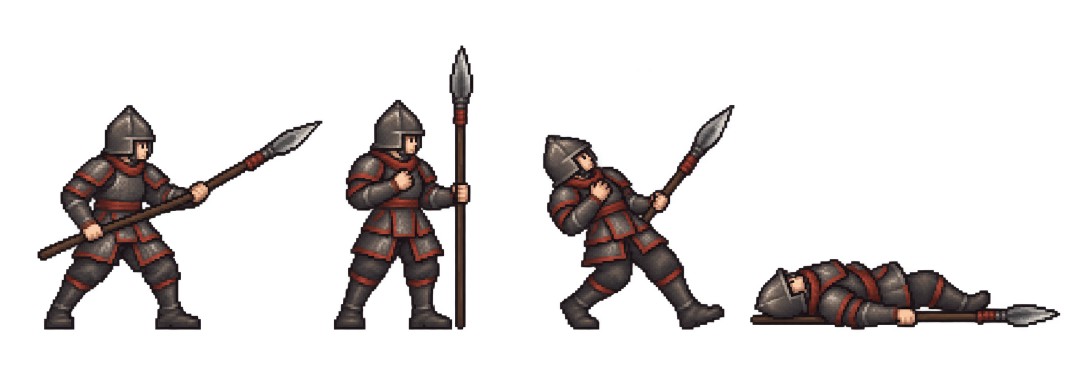
#> input picture art_sources/soldier_battle_20260930/gen/base.png, 2154 x 730 px (shown at 1/2 size); its folder holds 3 pictures in this run
$ python pack.py
#> lines starting #> are read from the running program, lines starting #| are printed output that depends on the picture; after the words box and inside, x2 and y2 are one past the last pixel; in counts of white or black regions, pixels touching at a corner belong together
"""Pack the imagegen soldier pose sources into a hard-pixel battle sheet.

The four figures in each source overlap in X due to long spears, so isolate
connected alpha components instead of slicing four equal vertical columns.
All color reduction is shared across frames before nearest-neighbor 3x export.
"""
from pathlib import Path

import numpy as np
from PIL import Image
from scipy.ndimage import binary_dilation, label, find_objects

ROOT = Path(__file__).resolve().parents[2]
HERE = Path(__file__).resolve().parent
CELL = (136, 90)  # art pixels; vertical spear in kneel/cast poses
ORIGIN = (68, 88)

# Body head-to-foot height in the source, pelvis/body X, ground Y.  The spear
# changes total bounds but must not change the soldier's actual body height.
SPECS = {
    'base': [(210, 450, 275, 659), (190, 468, 778, 659),
             (254, 405, 1233, 659), (None, 450, 1725, 659)],
    'atk':  [(230, 410, 249, 641), (230, 410, 710, 641),
             (245, 400, 1288, 645), (230, 410, 1800, 641)],
    'move': [(205, 432, 326, 637), (230, 407, 764, 637),
             (243, 395, 1368, 638), (285, 342, 1880, 627)],
}


def source_poses(name):
#> called with name = 'base'
    arr = np.asarray(Image.open(HERE / 'gen' / f'{name}.png').convert('RGBA'))
#> arr is the input picture: shape (730, 2154, 4); mean R, G, B, A 14, 10.3, 9.8, 44.1
    opaque = arr[:, :, 3] > 100
#> opaque: shape (730, 2154) bool; 17.5% white; 4 white regions, box (x1, y1, x2, y2) and area: (75, 210, 645, 659) 78031, (668, 91, 947, 659) 75665, (1086, 210, 1469, 659) 68392, (1500, 518, 2120, 659) 53678
    labels, _ = label(opaque)
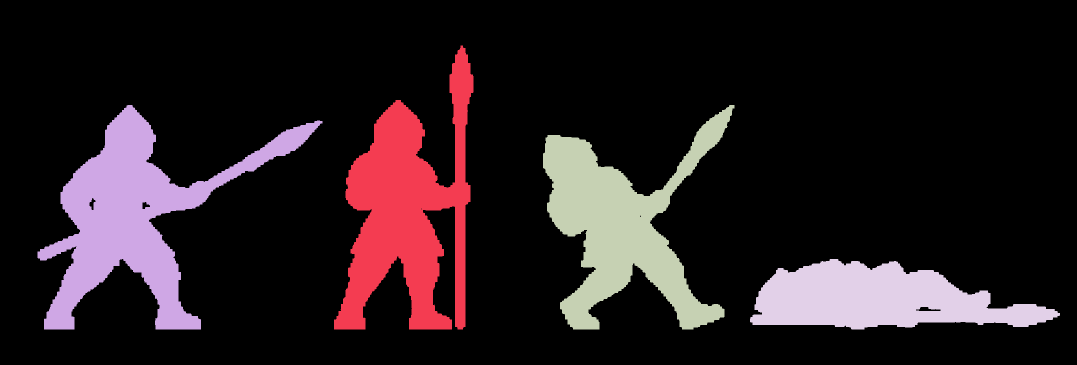
#> labels: shape (730, 2154) int32 (shown at 1/2 size); 5 distinct labels, from 0 to 4; one colour per label, 0 black
    components = []
    for i, sl in enumerate(find_objects(labels), 1):
        if sl is None:
            continue
        area = int((labels[sl] == i).sum())
        if area < 1000:
            continue
        components.append((sl[1].start, i, sl, area))
#> this loop made 4 passes
#> area on passes 1 to 4: 75665, 78031, 68392, 53678
#> after the loop, components = 4 items
    components.sort()
    if len(components) != 4:
        raise ValueError(f'{name}: expected 4 full connected figures, got {components}')
    return arr, labels, components


def art_pose(name, pose_no):
    arr, labels, comps = source_poses(name)
#> comps = 4 items
    _, component_id, (ys, xs), _ = comps[pose_no]
#> component_id = 2
    part = arr[ys, xs].copy()
    part[:, :, 3] = np.where(labels[ys, xs] == component_id, 255, 0).astype('uint8')
    _, body_h, body_x, ground_y = SPECS[name][pose_no]
    # Existing bandit/monk idle bodies are 57/56 art pixels high once empty
    # cell padding is excluded.  Match that visible grid density here.
    scale = 57 / body_h
    width = max(1, round(part.shape[1] * scale))
#> width = 72
    height = max(1, round(part.shape[0] * scale))
#> height = 57
    piece = Image.fromarray(part, 'RGBA').resize((width, height), Image.Resampling.BOX)
    piece_np = np.asarray(piece).copy()
    piece_np[:, :, 3] = np.where(piece_np[:, :, 3] >= 108, 255, 0)
#> piece_np: shape (57, 72, 4); mean R, G, B, A 24.4, 18.1, 17.2, 79.3
    piece = Image.fromarray(piece_np, 'RGBA')
    left = round(ORIGIN[0] + (xs.start - body_x) * scale)
#> left = 43
    top = round(ORIGIN[1] + (ys.start - ground_y) * scale)
#> top = 31
    if left < 0 or top < 0 or left + width > CELL[0] or top + height > CELL[1]:
        raise ValueError(f'{name}[{pose_no}] clipped: {(left, top, width, height)}')
    out = Image.new('RGBA', CELL)
#> out: PIL image 136x90 RGBA; every value is 0
    out.alpha_composite(piece, (left, top))
    return out


def offset(im, x=0, y=0):
    out = Image.new('RGBA', CELL)
    out.alpha_composite(im, (x, y))
    return out


def build_frames():
    base = [art_pose('base', i) for i in range(4)]
#> the loop in source_poses (call 2), `for i, sl in enumerate(find_objects(labels), 1):` made 4 passes
#> in art_pose (call 2), `piece_np[:, :, 3] = np.where(piece_np[:, :, 3] >= 108, 255, 0)`: piece_np: shape (69, 34, 4); mean R, G, B, A 37.3, 27.3, 26.1, 125
#> in art_pose (call 3), `piece_np[:, :, 3] = np.where(piece_np[:, :, 3] >= 108, 255, 0)`: piece_np: shape (63, 54, 4); mean R, G, B, A 31, 22.9, 22.1, 102.8
#> base = 4 items
    atk = [art_pose('atk', i) for i in range(4)]
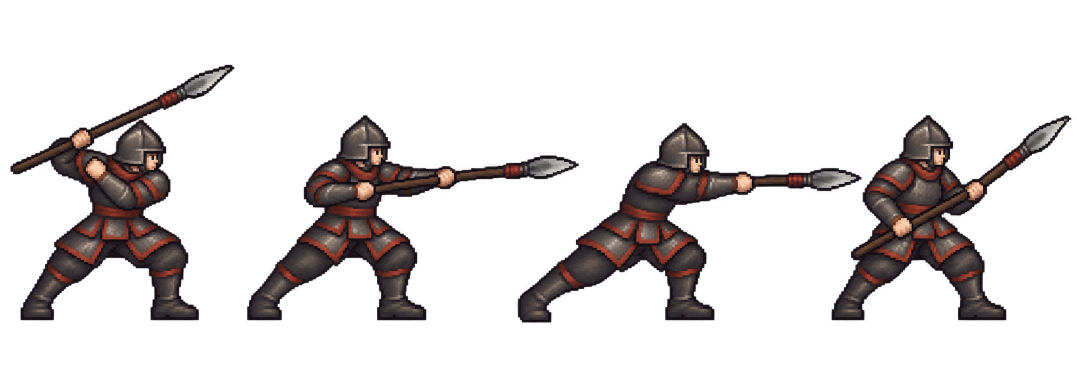
#> input picture art_sources/soldier_battle_20260930/gen/atk.png, 2153 x 730 px (shown at 1/2 size)
#> in source_poses, arr is the input picture: shape (730, 2153, 4); mean R, G, B, A 14.8, 10.8, 10.6, 47.4
#> in source_poses (call 5), `opaque = arr[:, :, 3] > 100`: opaque: shape (730, 2153) bool; 18.9% white; 4 white regions, box (x1, y1, x2, y2) and area: (21, 130, 469, 641) 78047, (494, 231, 1157, 641) 74403, (1036, 246, 1723, 645) 72950, (1663, 231, 2143, 641) 71332
#> in source_poses (call 5), `labels, _ = label(opaque)`:
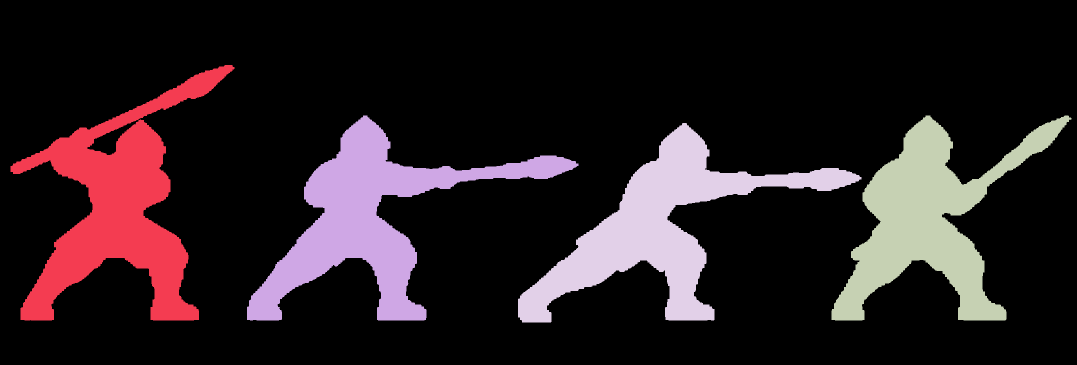
#> labels: shape (730, 2153) int32 (shown at 1/2 size); 5 distinct labels, from 0 to 4; one colour per label, 0 black
#> the loop in source_poses (call 5), `for i, sl in enumerate(find_objects(labels), 1):` made 4 passes
#> area on passes 1 to 4: 78047, 74403, 71332, 72950
#> in art_pose (call 5), `piece_np[:, :, 3] = np.where(piece_np[:, :, 3] >= 108, 255, 0)`: piece_np: shape (71, 62, 4); mean R, G, B, A 26.2, 18.9, 18.6, 88.1
#> in art_pose (call 6), `piece_np[:, :, 3] = np.where(piece_np[:, :, 3] >= 108, 255, 0)`: piece_np: shape (57, 92, 4); mean R, G, B, A 20.8, 15.1, 14.9, 70.9
#> in art_pose (call 7), `_, component_id, (ys, xs), _ = comps[pose_no]`: component_id = 4
#> in art_pose (call 7), `piece_np[:, :, 3] = np.where(piece_np[:, :, 3] >= 108, 255, 0)`:
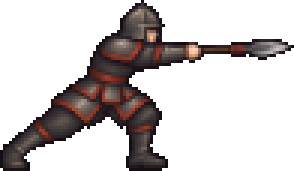
#> piece_np: shape (57, 98, 4) (shown 3 times larger); mean R, G, B, A 20.1, 14.8, 14.8, 69; transparent parts drawn white
#> in art_pose (call 7), `left = round(ORIGIN[0] + (xs.start - body_x) * scale)`: left = 32
#> in art_pose (call 8), `_, component_id, (ys, xs), _ = comps[pose_no]`: component_id = 3
#> in art_pose (call 8), `piece_np[:, :, 3] = np.where(piece_np[:, :, 3] >= 108, 255, 0)`:
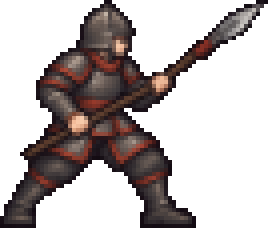
#> piece_np: shape (57, 67, 4) (shown 4 times larger); mean R, G, B, A 28, 20.7, 20.3, 93.7; transparent parts drawn white
#> in art_pose (call 8), `left = round(ORIGIN[0] + (xs.start - body_x) * scale)`: left = 49
#> in art_pose (call 8), `out.alpha_composite(piece, (left, top))`:
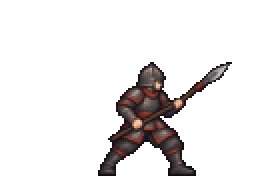
#> out: PIL image 136x90 RGBA (shown 2 times larger); mean R, G, B, A 8.4, 6.3, 6.1, 29.2; transparent parts drawn white
#> atk = 4 items
    move = [art_pose('move', i) for i in range(4)]
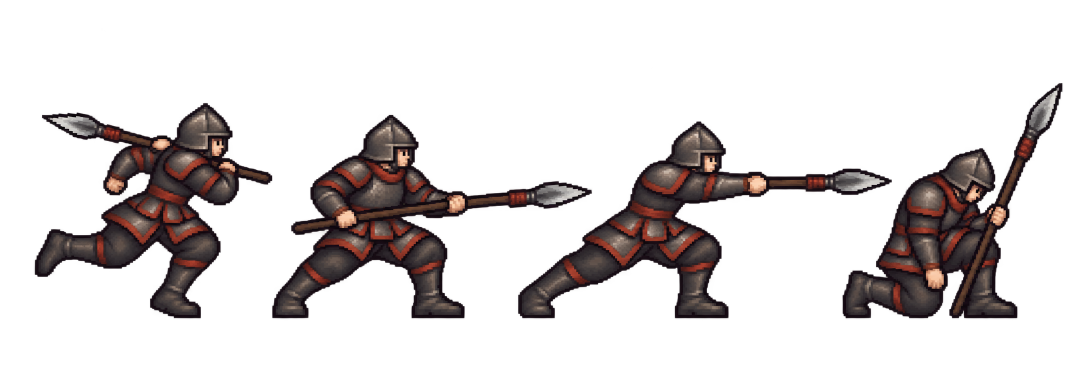
#> input picture art_sources/soldier_battle_20260930/gen/move.png, 2153 x 730 px (shown at 1/2 size)
#> the loop in source_poses (call 9), `for i, sl in enumerate(find_objects(labels), 1):` made 4 passes
#> area on passes 1 to 4: 78217, 82783, 85911, 79997
#> move = 4 items
    guard, cast, hurt, dead = base
    wind, strike, follow, back = atk
    dash, chamber, thrust, kneel = move
    return [
        guard, offset(guard, y=-1), offset(guard, y=1), offset(guard, x=-1),
        dash, offset(dash, y=-2), wind, strike, follow, back,
        chamber, thrust, hurt, cast, offset(cast, y=-1),
        kneel, offset(kneel, y=-1), dead,
    ]


def common_palette(frames):
    pixels = np.concatenate([np.asarray(f)[:, :, :3][np.asarray(f)[:, :, 3] > 0]
                             for f in frames], axis=0)
    # A single adaptive palette prevents a color from jumping between poses.
    sample = Image.fromarray(pixels.reshape(1, -1, 3).astype('uint8'), 'RGB')
    quant = sample.quantize(colors=27, method=Image.Quantize.MEDIANCUT)
    pal = np.asarray(quant.getpalette()[:81], dtype='uint8').reshape(27, 3)
    return pal


def finalize(frame, palette, display_palette):
    a = np.asarray(frame).copy()
    mask = a[:, :, 3] > 0
    rgb = a[:, :, :3].astype('int32')
    src = rgb[mask]
    d = ((src[:, None, :] - palette[None, :, :].astype('int32')) ** 2).sum(axis=2)
    a[:, :, :3][mask] = display_palette[d.argmin(axis=1)]
    outer = binary_dilation(mask) & ~mask
    a[:, :, :3][outer] = (34, 22, 30)
    a[:, :, 3][outer] = 255
    a[:, :, :3][~(mask | outer)] = 0
    a[:, :, 3][~(mask | outer)] = 0
    return Image.fromarray(a, 'RGBA')


def main():
    frames = build_frames()
#> frames = 18 items
    palette = common_palette(frames)
#> in common_palette, `pal = np.asarray(quant.getpalette()[:81], dtype='uint8').reshape(27, 3)`: pal = 27 rows, first 8: [199, 168, 149], [142, 123, 112], [123, 102, 92], [104, 93, 87], [112, 80, 71], [92, 80, 75], [82, 72, 70], [139, 56, 42]
#> palette has the same summary as pal in common_palette
    display_palette = palette.copy()
#> display_palette has the same summary as pal in common_palette
    # Against the dark battle underlay the newly generated iron read a shade
    # darker than the existing bandit.  Raise midtones one restrained step;
    # leave near-black and the separately applied 1px outline untouched.
    luminance = display_palette.astype('float32') @ np.array([.213, .715, .072])
#> luminance = 27 values, max 173.2 at index 0, min 12.42 at index 26, mean 56.91
    mid = luminance > 28
    red_trim = mid & (display_palette[:, 0] > display_palette[:, 1] * 1.18)
    display_palette[mid] = np.minimum(display_palette[mid].astype('int16') + 9, 255).astype('uint8')
    display_palette[red_trim, 0] = np.minimum(display_palette[red_trim, 0].astype('int16') + 4, 255).astype('uint8')
    frames = [finalize(f, palette, display_palette) for f in frames]
#> in finalize, `src = rgb[mask]`: src = 1277 rows, first 8: [31, 23, 27], [34, 27, 31], [30, 23, 26], [60, 52, 52], [89, 79, 75], [30, 22, 26], [32, 27, 31], [63, 55, 56]
#> in finalize (call 5), `src = rgb[mask]`: src = 1480 rows, first 8: [22, 12, 19], [21, 10, 18], [24, 13, 22], [47, 37, 40], [71, 62, 62], [26, 17, 24], [28, 16, 24], [16, 9, 16]
#> in finalize (call 7), `src = rgb[mask]`: src = 1521 rows, first 8: [22, 15, 20], [39, 31, 38], [36, 28, 35], [18, 10, 18], [23, 16, 25], [27, 21, 27], [29, 25, 29], [56, 51, 54]
#> in finalize (call 8), `src = rgb[mask]`: src = 1459 rows, first 8: [24, 15, 24], [23, 15, 23], [29, 21, 27], [67, 59, 60], [41, 33, 39], [25, 16, 23], [27, 19, 27], [38, 31, 35]
#> in finalize (call 9), `src = rgb[mask]`: src = 1511 rows, first 8: [25, 17, 24], [24, 17, 22], [36, 28, 33], [59, 52, 54], [28, 21, 26], [30, 23, 30], [42, 35, 39], [79, 69, 70]
#> in finalize (call 10), `src = rgb[mask]`: src = 1403 rows, first 8: [23, 15, 23], [22, 13, 22], [19, 12, 20], [28, 20, 27], [21, 14, 21], [26, 19, 25], [64, 55, 55], [45, 37, 41]
#> in finalize (call 11), `src = rgb[mask]`: src = 1715 rows, first 8: [19, 10, 18], [23, 13, 20], [22, 12, 18], [21, 12, 19], [41, 32, 36], [79, 69, 68], [29, 20, 25], [17, 8, 14]
#> in finalize (call 12), `src = rgb[mask]`: src = 1709 rows, first 8: [18, 8, 17], [21, 11, 19], [22, 11, 19], [55, 46, 49], [63, 54, 56], [23, 14, 20], [21, 12, 19], [21, 14, 22]
#> in finalize (call 13), `src = rgb[mask]`: src = 1372 rows, first 8: [32, 24, 28], [27, 20, 25], [37, 29, 33], [67, 59, 62], [33, 26, 30], [54, 45, 47], [152, 146, 144], [77, 70, 71]
#> in finalize (call 14), `src = rgb[mask]`: src = 1150 rows, first 8: [24, 18, 21], [43, 37, 40], [62, 55, 56], [98, 91, 92], [137, 131, 129], [23, 17, 21], [25, 17, 21], [124, 119, 117]
#> in finalize (call 16), `src = rgb[mask]`: src = 2176 rows, first 8: [17, 8, 15], [20, 9, 17], [16, 8, 15], [48, 40, 45], [18, 8, 16], [19, 10, 16], [83, 79, 81], [96, 90, 92]
#> in finalize (call 18), `src = rgb[mask]`: src = 885 rows, first 8: [28, 19, 21], [40, 29, 30], [55, 25, 25], [33, 20, 24], [29, 19, 23], [26, 17, 21], [32, 21, 25], [28, 20, 24]
    sheet = Image.new('RGBA', (CELL[0] * len(frames), CELL[1]))
    for i, frame in enumerate(frames):
        sheet.alpha_composite(frame, (i * CELL[0], 0))
#> this loop made 18 passes
    sheet = sheet.resize((sheet.width * 3, sheet.height * 3), Image.Resampling.NEAREST)
    out = ROOT / 'assets' / 'b_soldier.webp'
    sheet.save(out, 'WEBP', lossless=True, quality=100, method=6)
    preview = HERE / 'contact.png'
    sheet.resize((sheet.width // 3, sheet.height // 3), Image.Resampling.NEAREST).save(preview)
    check = np.asarray(sheet)
    assert set(np.unique(check[:, :, 3]).tolist()) <= {0, 255}
    assert np.array_equal(check, np.repeat(np.repeat(check[::3, ::3], 3, 0), 3, 1))
    print(out, sheet.size, 'palette', len(palette), 'alpha', np.unique(check[:, :, 3]), 'preview', preview)
#| assets/b_soldier.webp (7344, 270) palette 27 alpha [  0 255] preview art_sources/soldier_battle_20260930/contact.png


if __name__ == '__main__':
    main()
